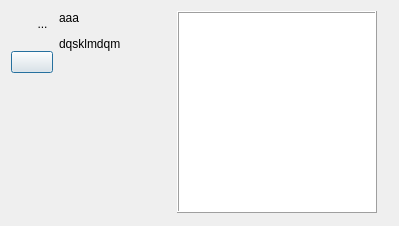
<?xml version="1.0" encoding="UTF-8"?>
<ui version="4.0">
 <class>desWidgetMatrice</class>
 <widget class="QDialog" name="desWidgetMatrice">
  <property name="geometry">
   <rect>
    <x>0</x>
    <y>0</y>
    <width>399</width>
    <height>226</height>
   </rect>
  </property>
  <property name="sizePolicy">
   <sizepolicy hsizetype="MinimumExpanding" vsizetype="MinimumExpanding">
    <horstretch>0</horstretch>
    <verstretch>0</verstretch>
   </sizepolicy>
  </property>
  <property name="minimumSize">
   <size>
    <width>0</width>
    <height>0</height>
   </size>
  </property>
  <property name="windowTitle">
   <string>Dialog</string>
  </property>
  <layout class="QHBoxLayout" name="horizontalLayout">
   <item>
    <layout class="QVBoxLayout" name="verticalLayout_2">
     <property name="spacing">
      <number>0</number>
     </property>
     <property name="sizeConstraint">
      <enum>QLayout::SetFixedSize</enum>
     </property>
     <item>
      <layout class="QHBoxLayout" name="horizontalLayout_2">
       <property name="spacing">
        <number>0</number>
       </property>
       <property name="sizeConstraint">
        <enum>QLayout::SetFixedSize</enum>
       </property>
       <item>
        <spacer name="horizontalSpacer_3">
         <property name="orientation">
          <enum>Qt::Horizontal</enum>
         </property>
         <property name="sizeType">
          <enum>QSizePolicy::Fixed</enum>
         </property>
         <property name="sizeHint" stdset="0">
          <size>
           <width>21</width>
           <height>20</height>
          </size>
         </property>
        </spacer>
       </item>
       <item>
        <widget class="MonBoutonValide" name="RBValide">
         <property name="minimumSize">
          <size>
           <width>21</width>
           <height>25</height>
          </size>
         </property>
         <property name="maximumSize">
          <size>
           <width>21</width>
           <height>25</height>
          </size>
         </property>
         <property name="focusPolicy">
          <enum>Qt::ClickFocus</enum>
         </property>
         <property name="toolTip">
          <string>Affiche le rapport de validation du mot-clef</string>
         </property>
         <property name="styleSheet">
          <string notr="true">border : 0px</string>
         </property>
         <property name="text">
          <string>...</string>
         </property>
         <property name="icon">
          <iconset>
           <normaloff>../../../../../../home/A96028/GitEficasTravail/eficas/Editeur/icons/ast-green-ball.png</normaloff>../../../../../../home/A96028/GitEficasTravail/eficas/Editeur/icons/ast-green-ball.png</iconset>
         </property>
         <property name="iconSize">
          <size>
           <width>25</width>
           <height>25</height>
          </size>
         </property>
        </widget>
       </item>
      </layout>
     </item>
     <item>
      <spacer name="verticalSpacer_2">
       <property name="orientation">
        <enum>Qt::Vertical</enum>
       </property>
       <property name="sizeType">
        <enum>QSizePolicy::Fixed</enum>
       </property>
       <property name="sizeHint" stdset="0">
        <size>
         <width>20</width>
         <height>15</height>
        </size>
       </property>
      </spacer>
     </item>
     <item>
      <widget class="QPushButton" name="PBrefresh">
       <property name="toolTip">
        <string>&lt;html&gt;&lt;head/&gt;&lt;body&gt;&lt;p&gt;Met à jour l'en-tête&lt;/p&gt;&lt;/body&gt;&lt;/html&gt;</string>
       </property>
       <property name="text">
        <string/>
       </property>
       <property name="icon">
        <iconset theme="view-refresh">
         <normaloff/>
        </iconset>
       </property>
      </widget>
     </item>
     <item>
      <spacer name="verticalSpacer">
       <property name="orientation">
        <enum>Qt::Vertical</enum>
       </property>
       <property name="sizeHint" stdset="0">
        <size>
         <width>20</width>
         <height>40</height>
        </size>
       </property>
      </spacer>
     </item>
    </layout>
   </item>
   <item>
    <widget class="MonLabelClic" name="label">
     <property name="sizePolicy">
      <sizepolicy hsizetype="Fixed" vsizetype="Preferred">
       <horstretch>0</horstretch>
       <verstretch>0</verstretch>
      </sizepolicy>
     </property>
     <property name="minimumSize">
      <size>
       <width>100</width>
       <height>25</height>
      </size>
     </property>
     <property name="maximumSize">
      <size>
       <width>100</width>
       <height>16777215</height>
      </size>
     </property>
     <property name="frameShape">
      <enum>QFrame::NoFrame</enum>
     </property>
     <property name="text">
      <string>&lt;html&gt;&lt;head/&gt;&lt;body&gt;&lt;p&gt;aaa&lt;/p&gt;&lt;p&gt;dqsklmdqm&lt;/p&gt;&lt;/body&gt;&lt;/html&gt;</string>
     </property>
     <property name="scaledContents">
      <bool>false</bool>
     </property>
     <property name="alignment">
      <set>Qt::AlignLeading|Qt::AlignLeft|Qt::AlignTop</set>
     </property>
    </widget>
   </item>
   <item>
    <spacer name="horizontalSpacer">
     <property name="orientation">
      <enum>Qt::Horizontal</enum>
     </property>
     <property name="sizeType">
      <enum>QSizePolicy::MinimumExpanding</enum>
     </property>
     <property name="sizeHint" stdset="0">
      <size>
       <width>2</width>
       <height>2</height>
      </size>
     </property>
    </spacer>
   </item>
   <item>
    <layout class="QVBoxLayout" name="verticalLayout">
     <item>
      <widget class="QTableWidget" name="TBMatrice">
       <property name="minimumSize">
        <size>
         <width>200</width>
         <height>200</height>
        </size>
       </property>
       <property name="frameShape">
        <enum>QFrame::Box</enum>
       </property>
       <property name="frameShadow">
        <enum>QFrame::Raised</enum>
       </property>
       <property name="sizeAdjustPolicy">
        <enum>QAbstractScrollArea::AdjustToContents</enum>
       </property>
       <property name="dragEnabled">
        <bool>true</bool>
       </property>
      </widget>
     </item>
     <item>
      <spacer name="verticalSpacer_3">
       <property name="orientation">
        <enum>Qt::Vertical</enum>
       </property>
       <property name="sizeType">
        <enum>QSizePolicy::Ignored</enum>
       </property>
       <property name="sizeHint" stdset="0">
        <size>
         <width>20</width>
         <height>2</height>
        </size>
       </property>
      </spacer>
     </item>
    </layout>
   </item>
   <item>
    <spacer name="horizontalSpacer_2">
     <property name="orientation">
      <enum>Qt::Horizontal</enum>
     </property>
     <property name="sizeType">
      <enum>QSizePolicy::MinimumExpanding</enum>
     </property>
     <property name="sizeHint" stdset="0">
      <size>
       <width>2</width>
       <height>2</height>
      </size>
     </property>
    </spacer>
   </item>
  </layout>
  <zorder>label</zorder>
  <zorder>horizontalSpacer_2</zorder>
  <zorder>TBMatrice</zorder>
 </widget>
 <customwidgets>
  <customwidget>
   <class>MonBoutonValide</class>
   <extends>QToolButton</extends>
   <header>InterfaceGUI.QT5.monBoutonValide.h</header>
  </customwidget>
  <customwidget>
   <class>MonLabelClic</class>
   <extends>QLabel</extends>
   <header>InterfaceGUI.QT5.monLabelClic.h</header>
  </customwidget>
 </customwidgets>
 <resources/>
 <connections/>
</ui>
